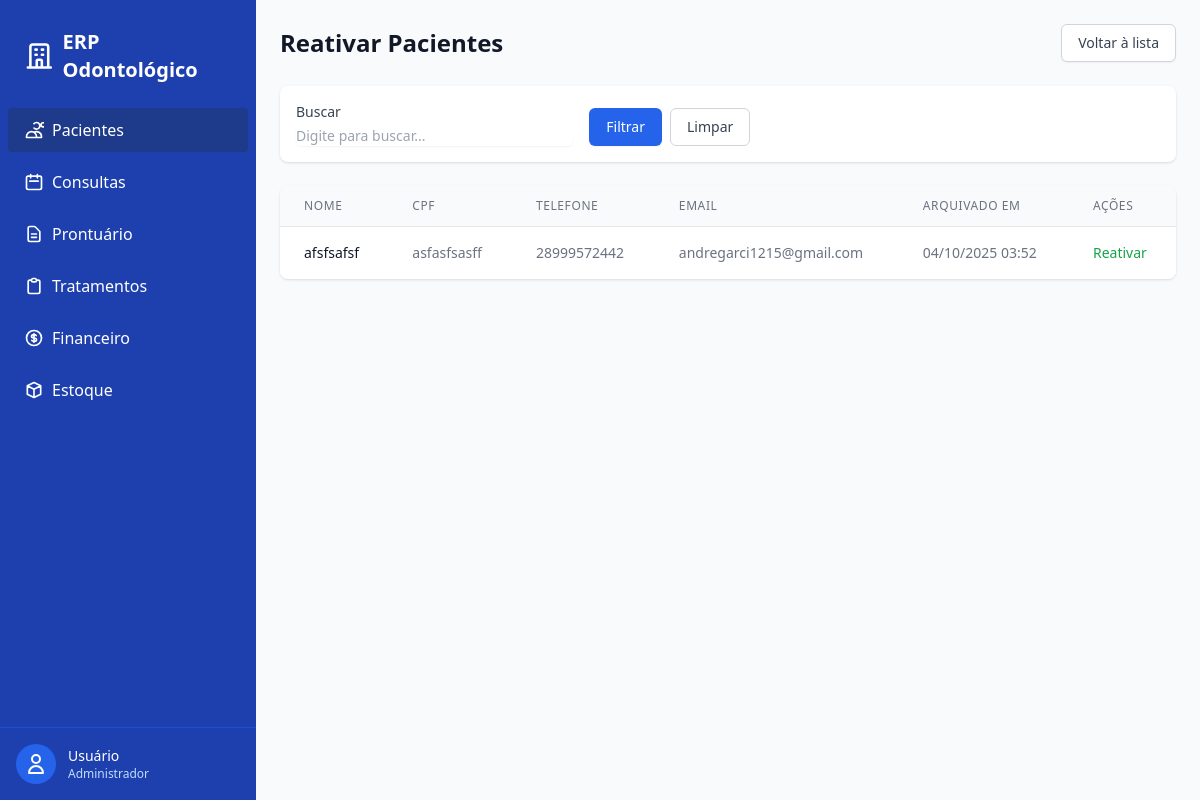
The page /pacientes/arquivados/ (signed in) on the database its author committed.
### pacientes/models.py (models this page shows, shortened)
class Paciente(models.Model):
    nome = models.CharField(max_length=250)
    cpf = models.CharField(unique=True)
    data_nascimento = models.DateField()
    telefone = models.CharField()
    email = models.EmailField(blank=True)
    endereco = models.TextField(blank=True)
    is_active = models.BooleanField(default=True)
    deleted_at = models.DateTimeField(null=True, blank=True)
    criado_em = models.DateTimeField(auto_now_add=True)
    atualizado_em = models.DateTimeField(auto_now=True)
    class Meta:
        ordering = ['nome']
        verbose_name = "Paciente"
        verbose_name_plural = "Pacientes"

### pacientes/views.py (the view)
# urls.py: path("arquivados/", views.PacienteArchivedListView.as_view(), name="archived_list"),
class PacienteArchivedListView(LoginRequiredMixin, PermissionRequiredMixin, ListView):
    model = Paciente
    template_name = "pacientes/paciente_archived_list.html"
    context_object_name = "pacientes"
    paginate_by = 20
    permission_required = "pacientes.view_paciente"
    def get_queryset(self):
        qs = Paciente.objects.filter(is_active=False)
        q = self.request.GET.get("q", "").strip()
        if q:
            qs = qs.filter(Q(nome__icontains=q) | Q(cpf__icontains=q) | Q(email__icontains=q))
        return qs.order_by("nome")

### templates/pacientes/paciente_archived_list.html (shortened to what this page needs)
{% extends "base.html" %}
{% load static %}
{% block content %}
<div class="mb-6 flex justify-between items-center">
    <h1 class="text-2xl font-bold text-gray-900">Reativar Pacientes</h1>
    <a href="{% url 'pacientes:list' %}"
        class="inline-flex items-center px-4 py-2 border border-gray-300 text-sm font-medium rounded-md shadow-sm text-gray-700 bg-white hover:bg-gray-50 focus:outline-none focus:ring-2 focus:ring-offset-2 focus:ring-gray-300">
        Voltar à lista
    </a>
</div>
{% include "partials/_search_filter.html" with additional_filters="" %}
<div class="bg-white shadow overflow-hidden sm:rounded-lg">
    <div class="overflow-x-auto">
        <table class="min-w-full divide-y divide-gray-200">
            <thead class="bg-gray-50">
                <tr>
                    <th class="px-6 py-3 text-left text-xs font-medium text-gray-500 uppercase tracking-wider">Nome</th>
                    <th class="px-6 py-3 text-left text-xs font-medium text-gray-500 uppercase tracking-wider">CPF</th>
                    <th class="px-6 py-3 text-left text-xs font-medium text-gray-500 uppercase tracking-wider">Telefone
                    </th>
                    <th class="px-6 py-3 text-left text-xs font-medium text-gray-500 uppercase tracking-wider">Email
                    </th>
                    <th class="px-6 py-3 text-left text-xs font-medium text-gray-500 uppercase tracking-wider">Arquivado
                        em</th>
                    <th class="px-6 py-3 text-left text-xs font-medium text-gray-500 uppercase tracking-wider">Ações
                    </th>
                </tr>
            </thead>
            <tbody class="bg-white divide-y divide-gray-200">
                {% for paciente in pacientes %}
                <tr class="hover:bg-gray-50">
                    <td class="px-6 py-4 whitespace-nowrap text-sm font-medium text-gray-900">{{ paciente.nome }}</td>
                    <td class="px-6 py-4 whitespace-nowrap text-sm text-gray-500">{{ paciente.cpf }}</td>
                    <td class="px-6 py-4 whitespace-nowrap text-sm text-gray-500">{{ paciente.telefone }}</td>
                    <td class="px-6 py-4 whitespace-nowrap text-sm text-gray-500">{{ paciente.email }}</td>
                    <td class="px-6 py-4 whitespace-nowrap text-sm text-gray-500">
                        {{ paciente.deleted_at|date:"d/m/Y H:i" }}
                    </td>
                    <td class="px-6 py-4 whitespace-nowrap text-sm font-medium">
                        <form method="post" action="{% url 'pacientes:reactivate' paciente.id %}" class="inline"
                            onsubmit="return confirm('Reativar o paciente {{ paciente.nome }}?');">
                            <button type="submit" class="text-green-600 hover:text-green-900">Reativar</button>
                        </form>
                    </td>
                </tr>
                {% empty %}
                <tr>
                    <td colspan="6" class="px-6 py-4 text-center text-sm text-gray-500">
                        Nenhum paciente arquivado encontrado.
                    </td>
                </tr>
                {% endfor %}
            </tbody>
        </table>
    </div>
</div>
{% endblock %}

### rows shown on the page
Paciente: nome "afsfsafsf", cpf "asfasfsasff", telefone "28999572442", email "andregarci1215@gmail.com", deleted_at "04/10/2025 03:52"
